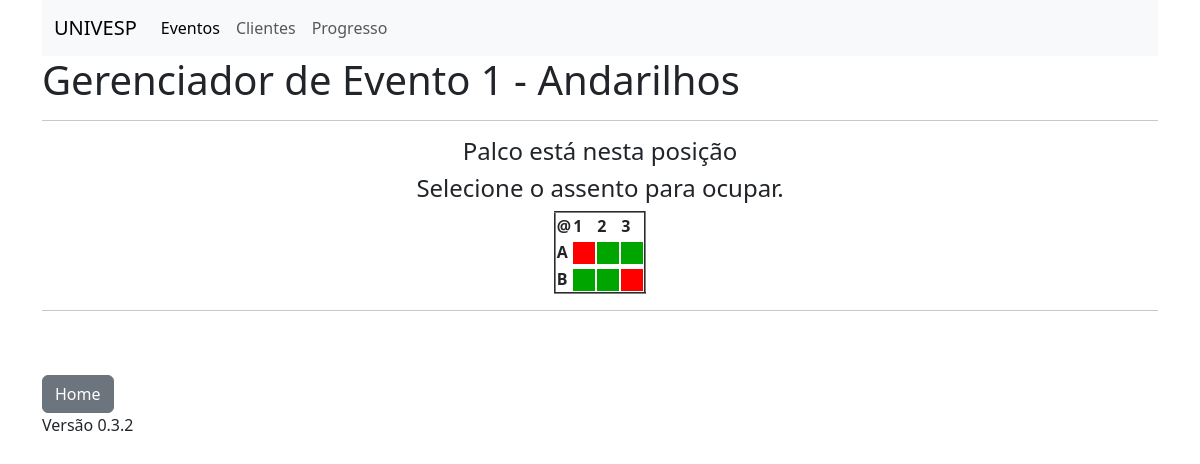
The page /evento/1 on the database its author committed.
### models.py (models this page shows, shortened)
class Evento(db.Model):
    __tablename__ = 'eventos'
    id = db.Column(db.Integer, primary_key=True)
    nome = db.Column(db.String(100))
    descricao = db.Column(db.String(256))
    data = db.Column(db.String(10))
    hora_inicio = db.Column(db.String(5))
    assentos = db.relationship('Assento', back_populates='evento')
    usuario_id = db.Column(db.Integer, db.ForeignKey('usuarios.id'))
    usuario = db.relationship('Usuario', back_populates='eventos')
    clientes = db.relationship('Cliente',
                               secondary=Cliente_Evento.__table__,
                               back_populates='eventos')

class Assento(db.Model):
    __tablename__='assentos'
    id = db.Column(db.Integer, primary_key=True)
    fileira = db.Column(db.String(1))
    numero = db.Column(db.Integer)
    livre = db.Column(db.Boolean)
    preco = db.Column(db.Float)
    evento_id = db.Column(db.Integer, db.ForeignKey('eventos.id'))
    evento = db.relationship('Evento', back_populates='assentos')

### routes.py (the view)
@app.route('/evento/<int:id>')
def evento(id):
    evento = Evento.query.get(id)
    assentos = Assento.query.filter_by(evento_id=evento.id).all()
    if evento:
        return render_template('evento.html',evento=evento, fileira=dados.FILEIRA, cadeiras=dados.CADEIRAS, assentos=assentos)

### templates/evento.html
{% extends 'base.html' %}
{% block conteudo %}
<h1>Gerenciador de Evento {{evento.id}} - {{evento.nome}}</h1>
<hr>
<h4 align="center">Palco está nesta posição</h4>
<div align="center">
<h4>Selecione o assento para ocupar.</h4>
<table border="2">
    <tr>
        <th>@</th>
        {% for col in range(cadeiras) %}
            <th>{{col+1}}</th>
        {% endfor %}
    </tr>
    {% for linha in fileira %}
        <tr>
            <th>
                {{linha}}
            </th>
        {% for coluna in range(cadeiras) %}
            <td>
            {% for assento in assentos %}
                {% if assento.fileira == linha and assento.numero == coluna+1 %}
                    {% if assento.livre %}
                        <a href="/assento/{{linha}}/{{coluna+1}}/{{evento.id}}">
                            <img width="22" height="22" src="{{ url_for('static', filename='imagens/verde.png')}}">
                        </a>
                    {% else %}
                        <a href="/assento/{{linha}}/{{coluna+1}}/{{evento.id}}">
                            <img width="22" height="22" src="{{ url_for('static', filename='imagens/vermelho.png')}}">
                        </a>
                    {% endif %}
                {% endif %}
            {% endfor%}
            </td>
        {% endfor %}
        </tr>
    {% endfor %}
</table>
</div>
{% endblock %}

### rows shown on the page
Evento: id "1", nome "Andarilhos"
Assento: livre False (drawn)
Assento: livre True (drawn)
Assento: livre True (drawn)
Assento: livre True (drawn)
Assento: livre True (drawn)
Assento: livre False (drawn)

### other values the page prints
{{ col+1 }} "1" "2" "3"
{{ linha }} "A" "B"
